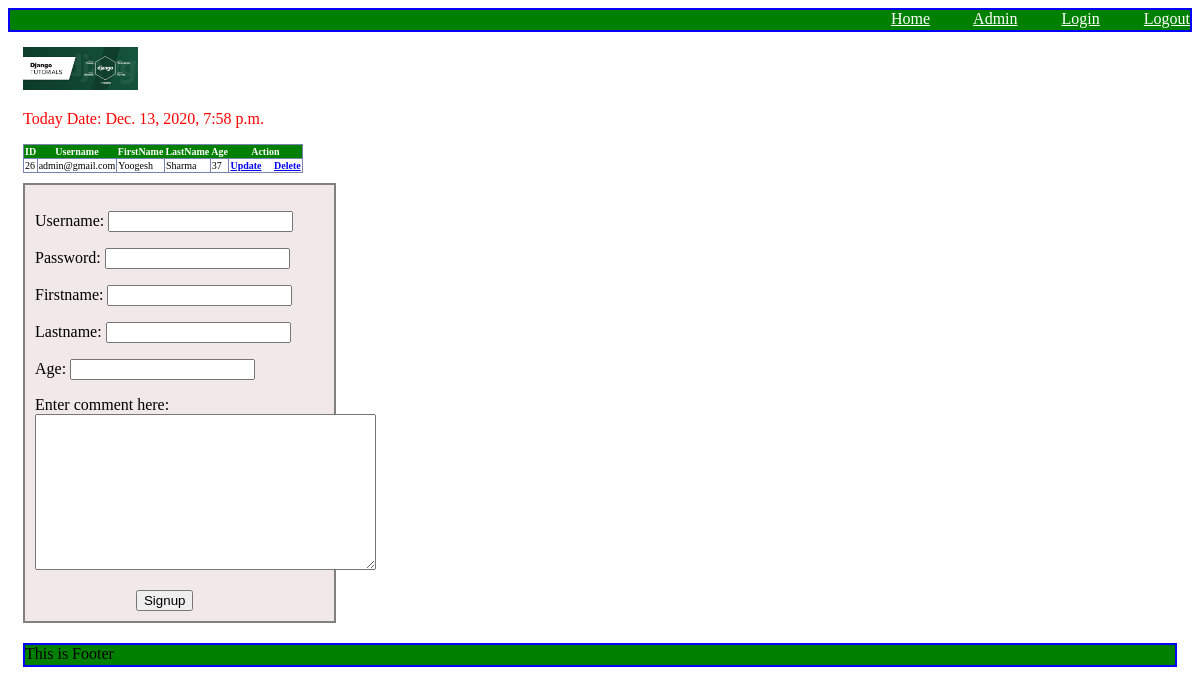
The page /twmprofile/profile/ on the database as committed earlier.
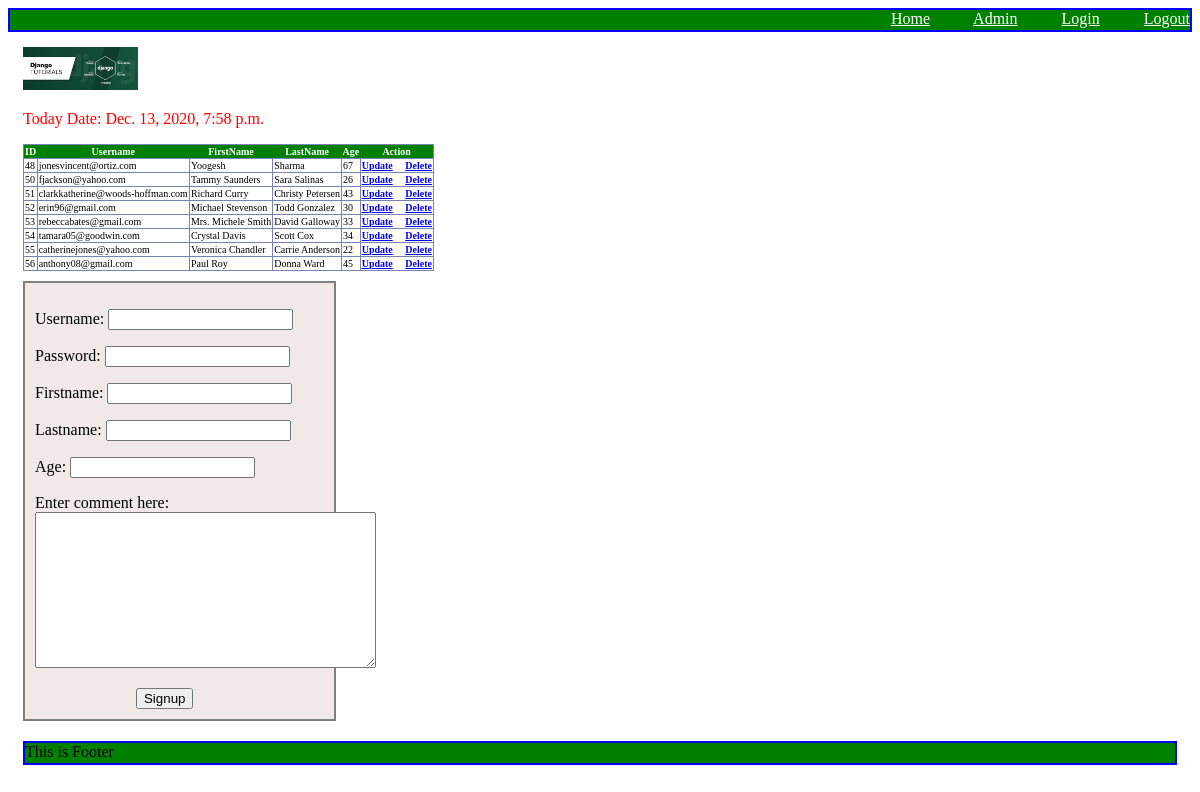
The same page on the database as committed later.
### twmprofile/models.py (models this page shows)
class Profile(models.Model):
    username = models.CharField(max_length=30)
    password = models.CharField(max_length=30)
    firstName = models.CharField(max_length=30)
    lastName = models.CharField(max_length=30)
    age = models.IntegerField(default=18)

### twmprofile/views.py (the view)
# urls.py: path('profile/', views.getProfile),
def getProfile(request):
    profiles = Profile.objects.all()
    redirecturl = 'twmprofile/wish.html'
    ctx = ''
    if request.method == 'POST':
        form = forms.SignupRequest(request.POST)
        if form.is_valid():
            print("Form validation success. Going to save data into Database", form.cleaned_data)
            ctx = {'name': form.cleaned_data['firstName'], 'title': 'Thank You'}
            form.save(commit=True)
            form = forms.SignupRequest()
            redirecturl = 'twmprofile/thankyou.html'
        else:
            ctx = {'today': datetime.datetime.now(), 'profiles': profiles, 'form': form, 'title': 'Profile Information'}
            redirecturl = 'twmprofile/wish.html'
    elif request.method == 'GET':
        form = forms.SignupRequest()
        ctx = {'today': datetime.datetime.now(), 'profiles': profiles, 'form': form, 'title': 'Profile Information'}
        redirecturl = 'twmprofile/wish.html'
    response = render(request, redirecturl, ctx)
    response.set_cookie('count', int(request.COOKIES.get('count', 0)) + 1) # max_age is optonal
    return response

### twmprofile/forms.py (shortened to what this page needs)
class SignupRequest(forms.ModelForm):
    def custom_username_validator(value):
        if(not 'gmail' in value):
            raise forms.ValidationError('Email must be end with @gmail.com')
    username = forms.EmailField(validators=[custom_username_validator])
    password = forms.CharField()
    firstName = forms.CharField()
    lastName = forms.CharField()
    age = forms.IntegerField(required=False)
    comment = forms.CharField(required=False, label='Enter comment here', widget=forms.Textarea, validators=[validators.MaxLengthValidator(20)]) # emplicit validation
    bot_handler = forms.CharField(required=False, widget=forms.HiddenInput)
    class Meta:
        model = Profile
        fields = '__all__'

### templates/twmprofile/wish.html (shortened to what this page needs)
<!DOCTYPE html>
{% extends 'twmprofile/common/main.html'%}
{% load static %}
{% block body_part %}
<div style="margin: 15px;">
    <img class="sunny" src="{% static "image/django.png" %}"
</div>
<p class="yms">Today Date: {{today}}</p>
{% if profiles %}
<table>
    <thead>
    <th>ID</th>
    <th>Username</th>
    <th>FirstName</th>
    <th>LastName</th>
    <th>Age</th>
    <th>Action</th>
    </thead>
    {% for next in profiles %}
    <tr>
        <td>{{next.id}}</td>
        <td>{{next.username}}</td>
        <td>{{next.firstName}}</td>
        <td>{{next.lastName}}</td>
        <td>{{next.age}}</td>
        <td><a href="/twmprofile/updateProfile/{{next.id}}"><strong>Update</strong></a> &nbsp; &nbsp; <a href="/twmprofile/deleteProfile/{{next.id}}"><strong>Delete</strong></a></td>
    </tr>
    {% endfor %}
</table>
{% else %}
<p>No profiles found</p>
{% endif %}
<div class="yms_form">
    <form method="POST">
        {{form.as_p}}
        <input type="submit" value="Signup" class="yms_button"/>
    </form>
</div>
{% endblock %}

### templates/twmprofile/common/main.html (shortened to what this page needs)
<!DOCTYPE html>
{% load static %}
<html lang="en">
<head>
    <link rel="stylesheet" href="{% static "css/main.css" %}">
</head>
<body>
    <div style="height:20px; border: solid blue 2px; background-color: green;">
        <span style="float: right;">
            <a href="/twmprofile/profile" style="color:white; margin-right: 40px;">Home</a>
            <a href="/twmprofile/admin" style="color:white; margin-right: 40px;">Admin</a>
            <a href="/accounts/login" style="color:white; margin-right: 40px;">Login</a>
            <a href="/accounts/logout" style="color:white;">Logout</a>
        </span>
    </div>
    {% block body_part %}
    {% endblock %}
    <div style="height:20px; border: solid blue 2px; background-color: green; margin-top: 20px;">This is Footer</div>
</body>
</html>

### static/css/main.css (style rules this page uses)
.yms { color:red; }
.sunny { width: 10%; }
td, table { margin:left; border:1px solid #7a83af; color:black; background:white; font-size:10px; border-collapse: collapse; }
thead { color:white; background: green; }
.yms_form { margin-top: 10px; border:solid gray 2px; background-color: #f1e8e8; width:25%; padding:10px; }
.yms_button { margin-left: 35%; }

Rows that differ between the two databases and show on the page:
removed Profile: id "26", username "admin@gmail.com", firstName "Yoogesh", lastName "Sharma", age "37"
added Profile: id "48", username "jonesvincent@ortiz.com", firstName "Yoogesh", lastName "Sharma", age "67"
added Profile: id "50", username "fjackson@yahoo.com", firstName "Tammy Saunders", lastName "Sara Salinas", age "26"
added Profile: id "51", username "clarkkatherine@woods-hoffman.com", firstName "Richard Curry", lastName "Christy Petersen", age "43"
added Profile: id "52", username "erin96@gmail.com", firstName "Michael Stevenson", lastName "Todd Gonzalez", age "30"
added Profile: id "53", username "rebeccabates@gmail.com", firstName "Mrs. Michele Smith", lastName "David Galloway", age "33"
added Profile: id "54", username "tamara05@goodwin.com", firstName "Crystal Davis", lastName "Scott Cox", age "34"
added Profile: id "55", username "catherinejones@yahoo.com", firstName "Veronica Chandler", lastName "Carrie Anderson", age "22"
added Profile: id "56", username "anthony08@gmail.com", firstName "Paul Roy", lastName "Donna Ward", age "45"
